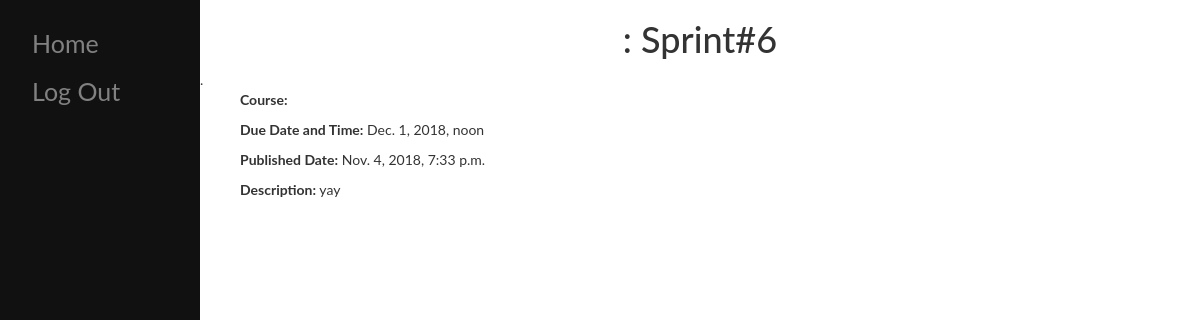
/1/, run on the app's committed database.
### uni_assignment_calendar/models.py (models this page shows, shortened)
class Events(models.Model):
    course = models.ForeignKey(Courses, on_delete=models.CASCADE, default=0)
    events_name = models.CharField(max_length=200)
    due_date = models.DateField(null=True)
    due_time = models.TimeField((u"Due Time"), blank=True, default="11:59")
    pub_date = models.DateTimeField(auto_now_add=True)
    description = models.TextField(blank=True, null=True)

### uni_assignment_calendar/views.py (the view)
# urls.py: path('<int:pk>/', views.DetailView.as_view(), name='detail'),
class DetailView(generic.DetailView):
    model = Events
    template_name = 'uni_assignment_calendar/detail.html'

### uni_assignment_calendar/templates/uni_assignment_calendar/detail.html
{% extends 'base.html' %}
{% block content %}
<div class="main">
	<h1><center>{{ courses.class_abbrev }} {{ courses.class_num }} : {{ events.events_name }}</center></h1>.
	<ul>
		<p><strong>Course:</strong> {{ events.class_abbrev }}  {{ events.class_num }}</p>
	    <p><strong>Due Date and Time:</strong> {{ events.due_date }}</p>
	    <p><strong>Published Date:</strong> {{ events.pub_date }}</p>
	    <p><strong>Description:</strong> {{ events.description }}</p>
	</ul>
</div>
{% endblock %}

### uni_assignment_calendar/templates/uni_assignment_calendar/base.html (style rules this page uses)
body { font-family: "Lato", sans-serif; }
.main { margin-left: 200px; }

### data on the page
Events: events_name "Sprint#6", due_date "Dec. 1, 2018, noon", pub_date "Nov. 4, 2018, 7:33 p.m.", description "yay"
